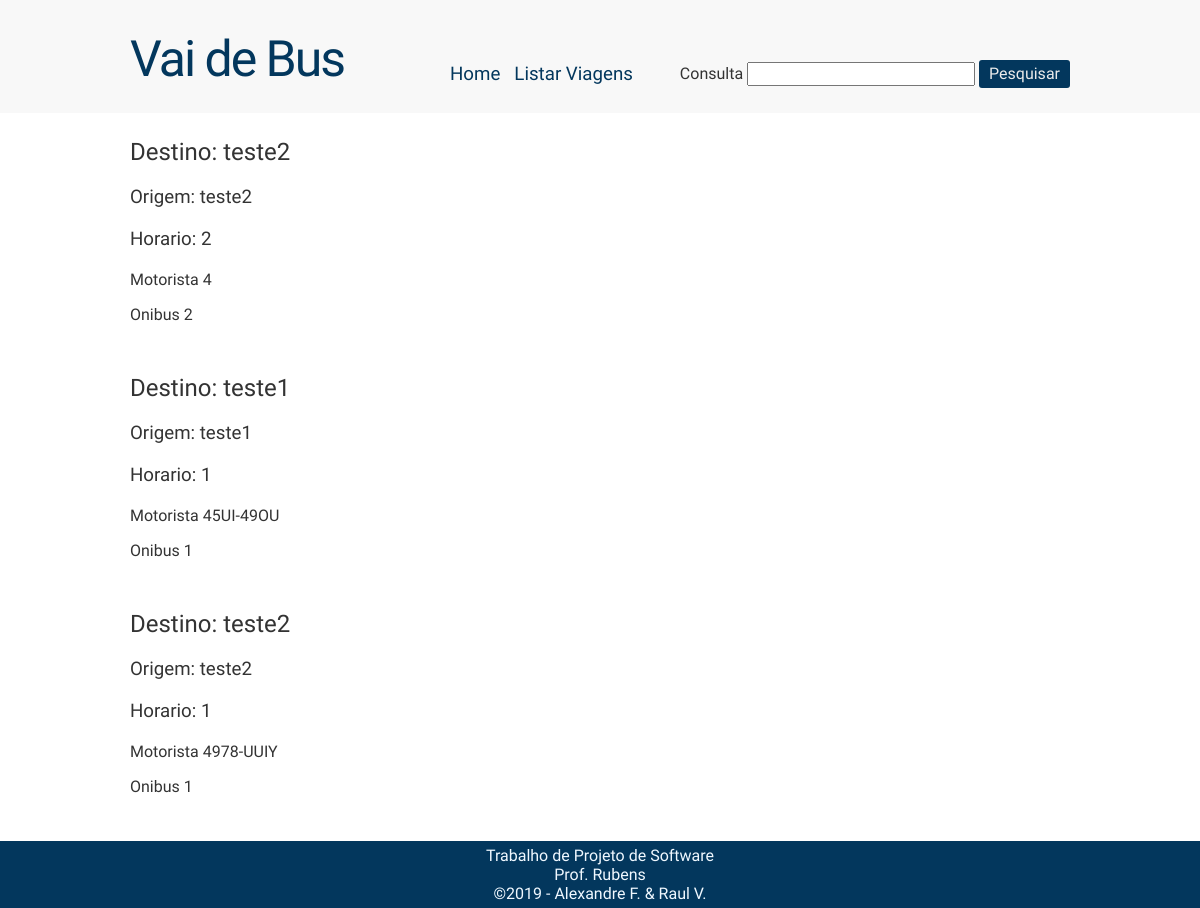
The app's page /listarViagens with its own data.
### tables this page shows
CREATE TABLE viagens 	(numViagem INTEGER NOT NULL PRIMARY KEY AUTOINCREMENT,
						onibusPlaca TEXT UNIQUE NOT NULL,
						motoristaViagem TEXT NOT NULL,
						diaViagem TEXT NOT NULL,
						horario TEXT NOT NULL,
						cidadeOrigem TEXT NOT NULL,
						cidadeDestino TEXT NOT NULL);

### index.py (the view)
	@app.route ("/listarViagens")
	def listarViagens ():
		return render_template ("listarViagens.html", dataViagens = dbSelectAllViagens ())

### database.py (called while the page is built)
def dbSelectAllViagens ():
	connection = sqlite3.connect ("CompOnibus.db")
	cursor = connection.cursor ()
	command = """
	SELECT cidadeOrigem, cidadeDestino, diaViagem, horario, onibusPlaca, motoristaViagem, numViagem
	FROM viagens"""
	cursor.execute (command)
	data = cursor.fetchall ()
	connection.close ()
	return data

### index.py (called while the page is built)
def configure (app):
	@app.route ("/", methods = ["POST", "GET",])
	@app.route ("/index", methods = ["POST", "GET",])
	def index ():
		if request.method == "GET":
			return render_template ("index.html")
		elif request.method == "POST":
			username = request.form["username"]
			password = request.form["password"]
			if (checaLoginComp (username, password)):
				compUser = retornaCompRegistro ()
				login_user (compUser)
				return redirect ("/admin/controlPanel/")
				pass
			else:
				return abort (401)
	@app.route ("/listarViagens")
	def listarViagens ():
		return render_template ("listarViagens.html", dataViagens = dbSelectAllViagens ())

### templates/listarViagens.html (shortened to what this page needs)
{% extends "baseCommon.html" %}
{% block content %}
	<div class=linha>
		<div class=coluna col12 sidebar>
			<div class=viagens>
				{% for viagem in dataViagens %}
					<table>
						<h2 class=viagemDestino>Destino: {{ viagem[1]}}</h2>
						<h3 class=viagemOrigem>Origem: {{ viagem[0]}}</h3>
						<h3 class=horario>Horario: {{ viagem[2]}}</h3>
						<p>Motorista {{ viagem[4]}}</p>
						<p>Onibus {{ viagem[3]}}</p>
					</table>
					<br>
				{% endfor %}
			</div>
		</div>
	</div>
{% endblock %}

### static/css/styleCommon.css (style rules this page uses)
body { font-family: 'Ubuntu', sans-serif; color: #333; }
.linha { width: 960px; margin: 0 auto; overflow: auto; padding: 5px 0; }
.coluna { padding: 0 10px; float:left; }
h1, h2, h3, h4, h5, h6 { font-weight: 500; margin: 15px 0 20px 0; }

### records on screen
viagens: cidadeDestino "teste2", cidadeOrigem "teste2", diaViagem "2", onibusPlaca "4", horario "2"
viagens: cidadeDestino "teste1", cidadeOrigem "teste1", diaViagem "1", onibusPlaca "45UI-49OU", horario "1"
viagens: cidadeDestino "teste2", cidadeOrigem "teste2", diaViagem "1", onibusPlaca "4978-UUIY", horario "1"
